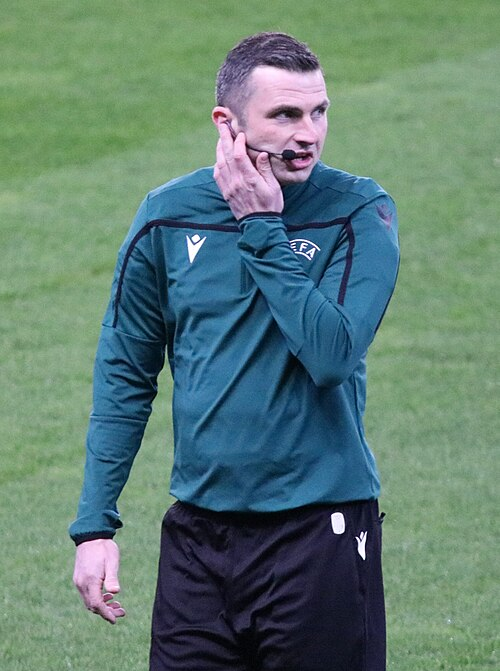
#> input picture oliver_photo.jpg, 500 x 671 px, found by its file name
$ python referee_comparison.py
#> lines starting #> are read from the running program, lines starting #| are printed output that depends on the picture
import matplotlib
matplotlib.use("Agg")
import matplotlib.pyplot as plt
import matplotlib.gridspec as gridspec
import matplotlib.image as mpimg
from matplotlib.offsetbox import OffsetImage, AnnotationBbox
import numpy as np
import os

BASE_DIR = "/Users/federico_samyndowie/Documents/Python Shared/VAIR"

# ── Data ──────────────────────────────────────────────────────────────────────
oliver = {
    "name": "Michael Oliver",
    "age": 41,
    "matches": 50,                    # CSV dataset
    "fouls_per_match": 24.02,         # 1201/50 from CSV
    "cards_total_per_match": 4.58,    # 229/50 from CSV
    "yc_per_match": 4.42,             # 221/50 from CSV
    "rc_per_match": 0.16,             # 8/50 from CSV
    "fouls_per_yc": 5.43,             # CSV Total row
    "fouls_per_card": 5.24,           # CSV Total row
    "home_fouls_per_match": 11.72,    # 586/50 from CSV
    "away_fouls_per_match": 12.30,    # 615/50 from CSV
    "home_yc_per_match": 1.92,        # 96/50 from CSV
    "away_yc_per_match": 2.50,        # 125/50 from CSV
    "home_rc_per_match": 0.04,        # 2/50 from CSV
    "away_rc_per_match": 0.12,        # 6/50 from CSV
    "penalties_per_match": 0.27,      # FootyMetrics career average
    "avg_dist_goals_m": 8.67,         # CSV Total row
    "avg_dist_fouls_cards_m": 6.34,   # CSV Total row
}

taylor = {
    "name": "Anthony Taylor",
    "age": 47,
    "matches": 54,                    # CSV dataset
    "fouls_per_match": 21.91,         # 1183/54 from CSV
    "cards_total_per_match": 3.96,    # 214/54 from CSV
    "yc_per_match": 3.70,             # 200/54 from CSV
    "rc_per_match": 0.26,             # 14/54 from CSV
    "fouls_per_yc": 5.92,             # CSV Total row
    "fouls_per_card": 5.53,           # CSV Total row
    "ball_in_play_pct": 59,
    "ball_out_play_pct": 41,
    "home_goals_per_match": 1.46,
    "away_goals_per_match": 1.74,
    "home_fouls_per_match": 10.85,    # 586/54 from CSV
    "away_fouls_per_match": 11.06,    # 597/54 from CSV
    "home_yc_per_match": 1.74,        # 94/54 from CSV
    "away_yc_per_match": 1.96,        # 106/54 from CSV
    "home_rc_per_match": 0.15,        # 8/54 from CSV
    "away_rc_per_match": 0.11,        # 6/54 from CSV
    "penalties_per_match": 0.25,      # KickoffScore career average
    "avg_dist_goals_m": 7.27,         # CSV Total row
    "avg_dist_fouls_cards_m": 6.0,    # CSV Total row
}

# ── Colors ────────────────────────────────────────────────────────────────────
OLIVER_COLOR = "#2563EB"
TAYLOR_COLOR = "#DC2626"
BG_COLOR = "#0F172A"
CARD_BG = "#1E293B"
TEXT_COLOR = "#F8FAFC"
SUBTLE_TEXT = "#94A3B8"
GRID_COLOR = "#334155"

# ── Figure layout: photos + 4 chart rows + distance row + footer ─────────────
fig = plt.figure(figsize=(20, 28), facecolor=BG_COLOR)

# Main title
fig.suptitle("REFEREE COMPARISON", fontsize=32, fontweight="bold",
             color=TEXT_COLOR, y=0.975, fontfamily="monospace")

# Use GridSpec: row 0 photos, rows 1-4 charts, row 5 footer
gs = gridspec.GridSpec(6, 2, hspace=0.5, wspace=0.35,
                       left=0.08, right=0.92, top=0.95, bottom=0.03,
                       height_ratios=[1.4, 1.1, 1.1, 1.1, 1.1, 0.15])


def style_ax(ax, title):
    ax.set_facecolor(CARD_BG)
    ax.set_title(title, fontsize=13, fontweight="bold", color=TEXT_COLOR,
                 pad=12, fontfamily="monospace")
    ax.tick_params(colors=SUBTLE_TEXT, labelsize=9)
    for spine in ax.spines.values():
        spine.set_color(GRID_COLOR)
    ax.grid(axis="y", color=GRID_COLOR, alpha=0.3, linestyle="--")


# ── 0. REFEREE PHOTOS ────────────────────────────────────────────────────────
# Oliver photo (left)
ax_oliver = fig.add_subplot(gs[0, 0])
ax_oliver.set_facecolor(CARD_BG)
ax_oliver.axis("off")
try:
    img_oliver = mpimg.imread(os.path.join(BASE_DIR, "oliver_photo.jpg"))
#> img_oliver is the input picture: shape (671, 500, 3); mean R, G, B 95.7, 125.6, 115.8
    ax_oliver.imshow(img_oliver, aspect="equal")
except Exception:
    ax_oliver.text(0.5, 0.5, "[Photo not found]", ha="center", va="center",
                   color=SUBTLE_TEXT, fontsize=14, transform=ax_oliver.transAxes)

ax_oliver.set_title("MICHAEL OLIVER", fontsize=18, fontweight="bold",
                     color=OLIVER_COLOR, pad=15, fontfamily="monospace")
# Info text below image
ax_oliver.text(0.5, -0.08, "Born: 20 Feb 1985  |  Ashington, England",
               ha="center", va="top", fontsize=10, color=SUBTLE_TEXT,
               transform=ax_oliver.transAxes, fontfamily="monospace")
ax_oliver.text(0.5, -0.15, "FIFA badge: 2012  |  UEFA Elite: 2018",
               ha="center", va="top", fontsize=10, color=SUBTLE_TEXT,
               transform=ax_oliver.transAxes, fontfamily="monospace")
ax_oliver.text(0.5, -0.22, f"Dataset: {oliver['matches']} matches (24.10.2025 CSV)",
               ha="center", va="top", fontsize=9, color=OLIVER_COLOR,
               transform=ax_oliver.transAxes, fontfamily="monospace")

# Taylor photo (right)
ax_taylor = fig.add_subplot(gs[0, 1])
ax_taylor.set_facecolor(CARD_BG)
ax_taylor.axis("off")
try:
    img_taylor = mpimg.imread(os.path.join(BASE_DIR, "taylor_photo.jpg"))
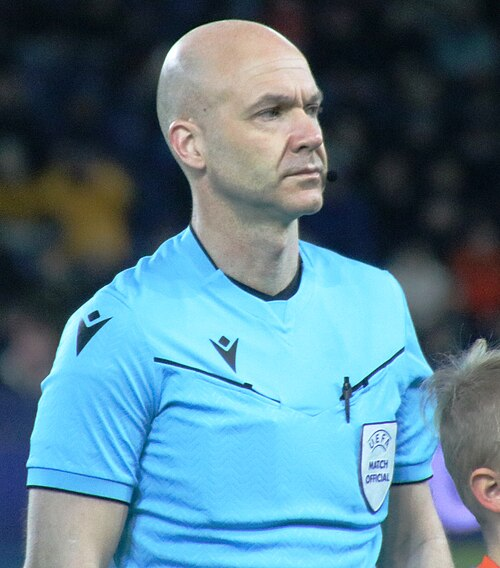
#> input picture taylor_photo.jpg, 500 x 568 px, found by its file name
#> img_taylor is the input picture: shape (568, 500, 3); mean R, G, B 85.9, 122.7, 138.8
    ax_taylor.imshow(img_taylor, aspect="equal")
except Exception:
    ax_taylor.text(0.5, 0.5, "[Photo not found]", ha="center", va="center",
                   color=SUBTLE_TEXT, fontsize=14, transform=ax_taylor.transAxes)

ax_taylor.set_title("ANTHONY TAYLOR", fontsize=18, fontweight="bold",
                     color=TAYLOR_COLOR, pad=15, fontfamily="monospace")
ax_taylor.text(0.5, -0.08, "Born: 20 Oct 1978  |  Wythenshawe, England",
               ha="center", va="top", fontsize=10, color=SUBTLE_TEXT,
               transform=ax_taylor.transAxes, fontfamily="monospace")
ax_taylor.text(0.5, -0.15, "FIFA badge: 2013  |  PL Select Group: 2010",
               ha="center", va="top", fontsize=10, color=SUBTLE_TEXT,
               transform=ax_taylor.transAxes, fontfamily="monospace")
ax_taylor.text(0.5, -0.22, f"Dataset: {taylor['matches']} matches (24.10.2025 CSV)",
               ha="center", va="top", fontsize=9, color=TAYLOR_COLOR,
               transform=ax_taylor.transAxes, fontfamily="monospace")

# ── 1. Key Averages Per Game ──────────────────────────────────────────────────
ax1 = fig.add_subplot(gs[1, 0])
style_ax(ax1, "KEY AVERAGES PER GAME")
metrics = ["Fouls", "Yellow Cards", "Red Cards", "Penalties"]
o_vals = [oliver["fouls_per_match"], oliver["yc_per_match"],
          oliver["rc_per_match"], oliver["penalties_per_match"]]
t_vals = [taylor["fouls_per_match"], taylor["yc_per_match"],
          taylor["rc_per_match"], taylor["penalties_per_match"]]

x = np.arange(len(metrics))
width = 0.35
bars1 = ax1.bar(x - width/2, o_vals, width, color=OLIVER_COLOR, label="Oliver", alpha=0.85)
bars2 = ax1.bar(x + width/2, t_vals, width, color=TAYLOR_COLOR, label="Taylor", alpha=0.85)
ax1.set_xticks(x)
ax1.set_xticklabels(metrics, fontsize=9, color=SUBTLE_TEXT)
ax1.legend(fontsize=9, facecolor=CARD_BG, edgecolor=GRID_COLOR, labelcolor=TEXT_COLOR)

for bar in bars1:
    ax1.text(bar.get_x() + bar.get_width()/2, bar.get_height() + 0.15,
             f"{bar.get_height():.2f}", ha="center", va="bottom",
             color=OLIVER_COLOR, fontsize=8, fontweight="bold")
for bar in bars2:
    ax1.text(bar.get_x() + bar.get_width()/2, bar.get_height() + 0.15,
             f"{bar.get_height():.2f}", ha="center", va="bottom",
             color=TAYLOR_COLOR, fontsize=8, fontweight="bold")

# ── 2. Fouls per Card Ratios ─────────────────────────────────────────────────
ax2 = fig.add_subplot(gs[1, 1])
style_ax(ax2, "FOUL-TO-CARD RATIOS")
metrics2 = ["Fouls per YC", "Fouls per Card"]
o_vals2 = [oliver["fouls_per_yc"], oliver["fouls_per_card"]]
t_vals2 = [taylor["fouls_per_yc"], taylor["fouls_per_card"]]

x2 = np.arange(len(metrics2))
bars1 = ax2.barh(x2 - width/2, o_vals2, width, color=OLIVER_COLOR, alpha=0.85, label="Oliver")
bars2 = ax2.barh(x2 + width/2, t_vals2, width, color=TAYLOR_COLOR, alpha=0.85, label="Taylor")
ax2.set_yticks(x2)
ax2.set_yticklabels(metrics2, fontsize=10, color=SUBTLE_TEXT)
ax2.legend(fontsize=9, facecolor=CARD_BG, edgecolor=GRID_COLOR, labelcolor=TEXT_COLOR)

for bar in bars1:
    ax2.text(bar.get_width() + 0.1, bar.get_y() + bar.get_height()/2,
             f"{bar.get_width():.2f}", va="center", color=OLIVER_COLOR, fontsize=10, fontweight="bold")
for bar in bars2:
    ax2.text(bar.get_width() + 0.1, bar.get_y() + bar.get_height()/2,
             f"{bar.get_width():.2f}", va="center", color=TAYLOR_COLOR, fontsize=10, fontweight="bold")

# ── 3. Home vs Away Yellow Cards ─────────────────────────────────────────────
ax3 = fig.add_subplot(gs[2, 0])
style_ax(ax3, "HOME vs AWAY YELLOW CARDS (per match)")
categories = ["Home YC", "Away YC"]
o_vals3 = [oliver["home_yc_per_match"], oliver["away_yc_per_match"]]
t_vals3 = [taylor["home_yc_per_match"], taylor["away_yc_per_match"]]

x3 = np.arange(len(categories))
bars1 = ax3.bar(x3 - width/2, o_vals3, width, color=OLIVER_COLOR, alpha=0.85, label="Oliver")
bars2 = ax3.bar(x3 + width/2, t_vals3, width, color=TAYLOR_COLOR, alpha=0.85, label="Taylor")
ax3.set_xticks(x3)
ax3.set_xticklabels(categories, fontsize=10, color=SUBTLE_TEXT)
ax3.legend(fontsize=9, facecolor=CARD_BG, edgecolor=GRID_COLOR, labelcolor=TEXT_COLOR)

for bar in bars1:
    ax3.text(bar.get_x() + bar.get_width()/2, bar.get_height() + 0.02,
             f"{bar.get_height():.2f}", ha="center", va="bottom",
             color=OLIVER_COLOR, fontsize=10, fontweight="bold")
for bar in bars2:
    ax3.text(bar.get_x() + bar.get_width()/2, bar.get_height() + 0.02,
             f"{bar.get_height():.2f}", ha="center", va="bottom",
             color=TAYLOR_COLOR, fontsize=10, fontweight="bold")

# ── 4. Home vs Away Red Cards ────────────────────────────────────────────────
ax4 = fig.add_subplot(gs[2, 1])
style_ax(ax4, "HOME vs AWAY RED CARDS (per match)")
o_vals4 = [oliver["home_rc_per_match"], oliver["away_rc_per_match"]]
t_vals4 = [taylor["home_rc_per_match"], taylor["away_rc_per_match"]]

bars1 = ax4.bar(x3 - width/2, o_vals4, width, color=OLIVER_COLOR, alpha=0.85, label="Oliver")
bars2 = ax4.bar(x3 + width/2, t_vals4, width, color=TAYLOR_COLOR, alpha=0.85, label="Taylor")
ax4.set_xticks(x3)
ax4.set_xticklabels(["Home RC", "Away RC"], fontsize=10, color=SUBTLE_TEXT)
ax4.legend(fontsize=9, facecolor=CARD_BG, edgecolor=GRID_COLOR, labelcolor=TEXT_COLOR)

for bar in bars1:
    ax4.text(bar.get_x() + bar.get_width()/2, bar.get_height() + 0.003,
             f"{bar.get_height():.3f}", ha="center", va="bottom",
             color=OLIVER_COLOR, fontsize=10, fontweight="bold")
for bar in bars2:
    ax4.text(bar.get_x() + bar.get_width()/2, bar.get_height() + 0.003,
             f"{bar.get_height():.3f}", ha="center", va="bottom",
             color=TAYLOR_COLOR, fontsize=10, fontweight="bold")

# ── 5. Home vs Away Fouls ────────────────────────────────────────────────────
ax5 = fig.add_subplot(gs[3, 0])
style_ax(ax5, "HOME vs AWAY FOULS (per match)")
o_vals5 = [oliver["home_fouls_per_match"], oliver["away_fouls_per_match"]]
t_vals5 = [taylor["home_fouls_per_match"], taylor["away_fouls_per_match"]]

bars1 = ax5.bar(x3 - width/2, o_vals5, width, color=OLIVER_COLOR, alpha=0.85, label="Oliver")
bars2 = ax5.bar(x3 + width/2, t_vals5, width, color=TAYLOR_COLOR, alpha=0.85, label="Taylor")
ax5.set_xticks(x3)
ax5.set_xticklabels(["Home Fouls", "Away Fouls"], fontsize=10, color=SUBTLE_TEXT)
ax5.legend(fontsize=9, facecolor=CARD_BG, edgecolor=GRID_COLOR, labelcolor=TEXT_COLOR)

for bar in bars1:
    ax5.text(bar.get_x() + bar.get_width()/2, bar.get_height() + 0.1,
             f"{bar.get_height():.2f}", ha="center", va="bottom",
             color=OLIVER_COLOR, fontsize=10, fontweight="bold")
for bar in bars2:
    ax5.text(bar.get_x() + bar.get_width()/2, bar.get_height() + 0.1,
             f"{bar.get_height():.2f}", ha="center", va="bottom",
             color=TAYLOR_COLOR, fontsize=10, fontweight="bold")

# ── 6. Radar / Spider Chart ──────────────────────────────────────────────────
ax6 = fig.add_subplot(gs[3, 1], polar=True)
ax6.set_facecolor(CARD_BG)
ax6.set_title("NORMALIZED PROFILE COMPARISON", fontsize=13, fontweight="bold",
              color=TEXT_COLOR, pad=20, fontfamily="monospace")

radar_labels = ["YC/match", "RC/match", "Fouls/match", "Fouls/YC",
                "Fouls/Card", "Home Fouls", "Away Fouls"]
o_radar_raw = [oliver["yc_per_match"], oliver["rc_per_match"], oliver["fouls_per_match"],
               oliver["fouls_per_yc"], oliver["fouls_per_card"],
               oliver["home_fouls_per_match"], oliver["away_fouls_per_match"]]
t_radar_raw = [taylor["yc_per_match"], taylor["rc_per_match"], taylor["fouls_per_match"],
               taylor["fouls_per_yc"], taylor["fouls_per_card"],
               taylor["home_fouls_per_match"], taylor["away_fouls_per_match"]]

maxes = [max(o, t) for o, t in zip(o_radar_raw, t_radar_raw)]
o_radar = [v / m if m > 0 else 0 for v, m in zip(o_radar_raw, maxes)]
t_radar = [v / m if m > 0 else 0 for v, m in zip(t_radar_raw, maxes)]

angles = np.linspace(0, 2 * np.pi, len(radar_labels), endpoint=False).tolist()
o_radar += o_radar[:1]
t_radar += t_radar[:1]
angles += angles[:1]

ax6.plot(angles, o_radar, "o-", color=OLIVER_COLOR, linewidth=2, label="Oliver")
ax6.fill(angles, o_radar, color=OLIVER_COLOR, alpha=0.15)
ax6.plot(angles, t_radar, "o-", color=TAYLOR_COLOR, linewidth=2, label="Taylor")
ax6.fill(angles, t_radar, color=TAYLOR_COLOR, alpha=0.15)
ax6.set_xticks(angles[:-1])
ax6.set_xticklabels(radar_labels, fontsize=8, color=SUBTLE_TEXT)
ax6.set_yticklabels([])
ax6.spines["polar"].set_color(GRID_COLOR)
ax6.grid(color=GRID_COLOR, alpha=0.3)
ax6.legend(loc="upper right", bbox_to_anchor=(1.3, 1.1), fontsize=9,
           facecolor=CARD_BG, edgecolor=GRID_COLOR, labelcolor=TEXT_COLOR)

# ── 7. Average Distance Metrics ──────────────────────────────────────────────
ax9 = fig.add_subplot(gs[4, 0])
style_ax(ax9, "AVG DISTANCE TO GOALS (m)")
dist_cats = ["Oliver", "Taylor"]
dist_goals = [oliver["avg_dist_goals_m"], taylor["avg_dist_goals_m"]]
bars_dg = ax9.bar(dist_cats, dist_goals, width=0.5,
                  color=[OLIVER_COLOR, TAYLOR_COLOR], alpha=0.85)
for bar in bars_dg:
    ax9.text(bar.get_x() + bar.get_width()/2, bar.get_height() + 0.1,
             f"{bar.get_height():.2f}m", ha="center", va="bottom",
             color=TEXT_COLOR, fontsize=12, fontweight="bold")
ax9.set_ylabel("Meters", color=SUBTLE_TEXT, fontsize=10)

ax10 = fig.add_subplot(gs[4, 1])
style_ax(ax10, "AVG DISTANCE FOULS LEADING TO CARDS (m)")
dist_cards = [oliver["avg_dist_fouls_cards_m"], taylor["avg_dist_fouls_cards_m"]]
bars_dc = ax10.bar(dist_cats, dist_cards, width=0.5,
                   color=[OLIVER_COLOR, TAYLOR_COLOR], alpha=0.85)
for bar in bars_dc:
    ax10.text(bar.get_x() + bar.get_width()/2, bar.get_height() + 0.1,
              f"{bar.get_height():.2f}m", ha="center", va="bottom",
              color=TEXT_COLOR, fontsize=12, fontweight="bold")
ax10.set_ylabel("Meters", color=SUBTLE_TEXT, fontsize=10)

# ── Sources footer ───────────────────────────────────────────────────────────
ax_footer = fig.add_subplot(gs[5, :])
ax_footer.axis("off")
ax_footer.set_facecolor(BG_COLOR)
ax_footer.text(0.5, 0.5,
               "Sources: FootyMetrics, Match CSV data (24.10.2025), playerstats.football  |  Photos: Wikimedia Commons (CC)",
               ha="center", va="center", fontsize=9, color=SUBTLE_TEXT, fontfamily="monospace",
               transform=ax_footer.transAxes)

plt.savefig(os.path.join(BASE_DIR, "referee_comparison.png"),
            dpi=150, bbox_inches="tight", facecolor=BG_COLOR)
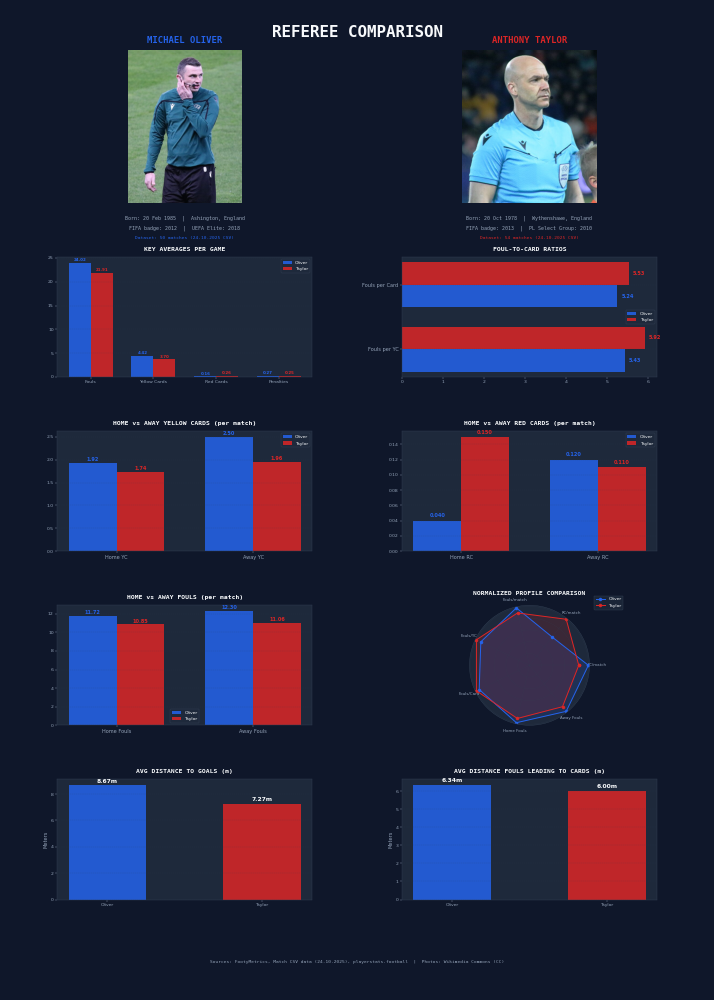
#> figure drawn by matplotlib, 10 panels; panel 3: tallest bar 24.02 high, from x = -0.35 to 0; panel 3: tallest bar 21.91 high, from x = 2.78e-17 to 0.35
print("Chart saved to referee_comparison.png")
